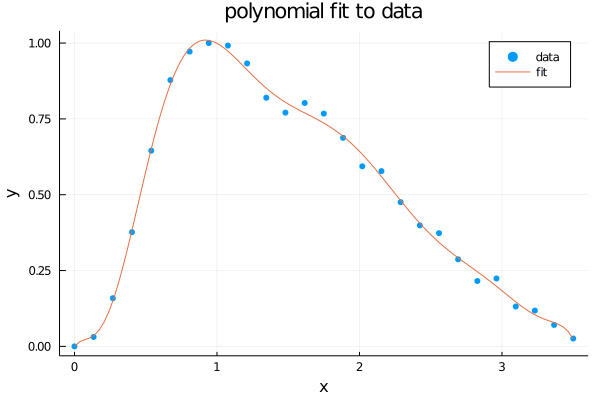

Reproduce this figure in Julia.
using Polynomials
using Plots

has_gui = 0;	#1 if want the gui

if has_gui == 1
	pyplot()
	Plots.PyPlotBackend()
end

#plotly()
#Plots.PlotlyBackend()

x = [ 0; 0.1341; 0.2693; 0.4034; 0.5386; 0.6727; 0.8079; 0.9421; 1.0767; 1.2114; 1.3460; 1.4801; 1.6153; 1.7495; 1.8847; 2.0199; 2.1540; 2.2886; 2.4233; 2.5579; 2.6921; 2.8273; 2.9614; 3.0966; 3.2307; 3.3659; 3.5000 ]::Array{Float64}
y = [ 0, 0.0310, 0.1588, 0.3767, 0.6452, 0.8780, 0.9719, 1.0000, 0.9918, 0.9329, 0.8198, 0.7707, 0.8024, 0.7674, 0.6876, 0.5937, 0.5778, 0.4755, 0.3990, 0.3733, 0.2870, 0.2156, 0.2239, 0.1314, 0.1180, 0.0707, 0.0259 ]::Array{Float64}

no_points = size(x, 1)
min_val = typemax(Float64)	#a very large value
order = 0



println("Finding correct order")
for ii in 1:trunc(Int, no_points/2)	#recommended for the order of the polynomial to stay below half of the number of points
	#creating polynomial of degree ii
	poly = fit(x,y,ii)
	func_vals = [poly(xd) for xd in x]
	Measure::Float64 = abs(sum( (y-func_vals).^2) / (no_points - 2*ii))
	if (Measure < min_val)
		global min_val = Measure
		global order = ii
	end
end

println("Order of polynomial : ", order)


println("Plotting raw data")
f = scatter(x, y, markerstrokewidth=0, label="data", xlabel = "x", ylabel = "y", title = "polynomial fit to data");
println("Plotting polynomial")
plot!(fit(x, y, order), extrema(x)..., label="fit")

if has_gui == 1
	gui()
end

println("Saving figure")
png("/home/jacob/Documents/Projects/General-Julia/cosc2500_programs_rewritten/polynomial_interp")

if has_gui == 1
	s = readline()	#paussing to view the plot
end
